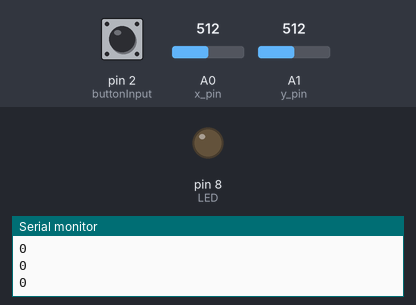
Bench run of a sketch on a simulated Arduino Uno, built with avr-gcc and run on an emulated ATmega328P. Parts: output pins drawn as LEDs (lit = HIGH), the last lines printed to the serial monitor. Inputs (shaded band) come from the test bench; at power-on: pin 2 (buttonInput) HIGH, A0 (x_pin) = 512, A1 (y_pin) = 512.

Above: at 1.2 s.
1.3 s: pin 2 (buttonInput) pulled LOW for 0.15 s
At 1.38 s:
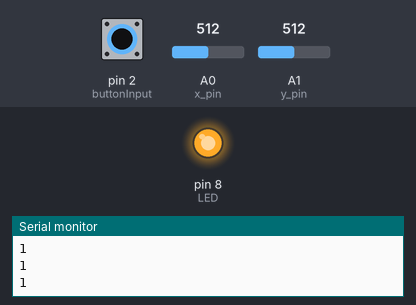
2.9 s: pin 2 (buttonInput) pulled LOW for 3.2 s
At 7.5 s:
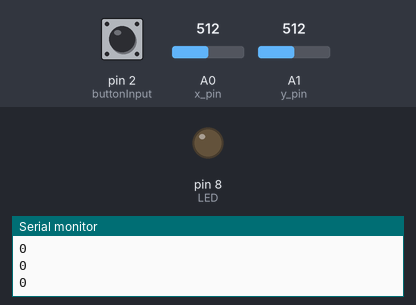
Timing chart, 0 to 9.0 s (numbered marks = the images above; inputs shaded):
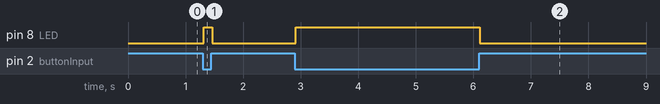

Measured:
- after the input at 1.3 s, pin 8 (LED): LOW → HIGH at once, → LOW 0.14 s later
- after the input at 2.9 s, pin 8 (LED): LOW → HIGH at once, → LOW 3.2 s later

The sketch:

ArduinoPongsketch.ino
```cpp
int buttonInput = 2;
int LED = 8;
int buttonState = 0;
int x_pin = A0;
int y_pin = A1;

int x_pos = 0;
int y_pos = 0;

void setup(){

  pinMode(buttonInput,INPUT);
  pinMode(LED,OUTPUT);

  pinMode(x_pin,INPUT);
  pinMode(y_pin,INPUT);

  digitalWrite(buttonInput,HIGH);

  Serial.begin(9600);

}

void loop(){

buttonState = digitalRead(buttonInput);

int value = buttonState;

x_pos = analogRead(x_pin);
y_pos = analogRead(y_pin);

//DOWN joystick
while ((y_pos >=520) && ((x_pos <=600) && (x_pos >=400)))
{
  Serial.println("2");
  x_pos = analogRead(x_pin);
  y_pos = analogRead(y_pin);

//Serial.print(x_pos);
//Serial.print(" : ");
//Serial.print(y_pos);
//Serial.println();

  delay(10);
}
//UP joystick
while ((y_pos <= 500) && ((x_pos <=600) && (x_pos >=400)))
{
  Serial.println("3");
  x_pos = analogRead(x_pin);
  y_pos = analogRead(y_pin);

//Serial.print(x_pos);
//Serial.print(" : ");
//Serial.print(y_pos);
//Serial.println();

  delay(10);
}
//PRESSED button
while (value == 1)
{
 Serial.println("0");
  digitalWrite(LED,LOW);
  buttonState = digitalRead(buttonInput);
  value = buttonState;
  delay(10);
}
//NOTPRESSED button
  digitalWrite(LED,HIGH);
  Serial.println("1");
  delay(10);
}
```
